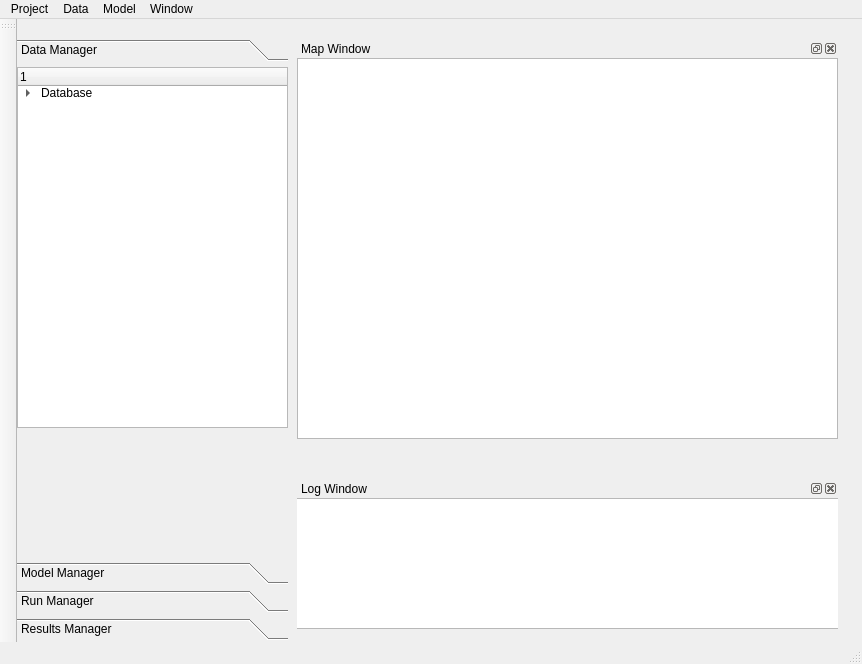
<ui version="4.0" >
 <class>MainWindow</class>
 <widget class="QMainWindow" name="MainWindow" >
  <property name="geometry" >
   <rect>
    <x>0</x>
    <y>0</y>
    <width>862</width>
    <height>664</height>
   </rect>
  </property>
  <property name="windowTitle" >
   <string>MainWindow</string>
  </property>
  <property name="autoFillBackground" >
   <bool>true</bool>
  </property>
  <widget class="QWidget" name="centralwidget" >
   <widget class="QDockWidget" name="dockWidget" >
    <property name="geometry" >
     <rect>
      <x>280</x>
      <y>460</y>
      <width>541</width>
      <height>151</height>
     </rect>
    </property>
    <property name="windowTitle" >
     <string>Log Window</string>
    </property>
    <widget class="QWidget" name="dockWidgetContents" >
     <widget class="QTextBrowser" name="textBrowser" >
      <property name="geometry" >
       <rect>
        <x>-10</x>
        <y>0</y>
        <width>561</width>
        <height>131</height>
       </rect>
      </property>
     </widget>
    </widget>
   </widget>
   <widget class="QFrame" name="frame" >
    <property name="geometry" >
     <rect>
      <x>0</x>
      <y>20</y>
      <width>271</width>
      <height>601</height>
     </rect>
    </property>
    <property name="acceptDrops" >
     <bool>true</bool>
    </property>
    <property name="autoFillBackground" >
     <bool>false</bool>
    </property>
    <property name="frameShape" >
     <enum>QFrame::StyledPanel</enum>
    </property>
    <property name="frameShadow" >
     <enum>QFrame::Raised</enum>
    </property>
    <property name="midLineWidth" >
     <number>1</number>
    </property>
    <widget class="QToolBox" name="toolBox" >
     <property name="geometry" >
      <rect>
       <x>0</x>
       <y>0</y>
       <width>271</width>
       <height>601</height>
      </rect>
     </property>
     <property name="whatsThis" >
      <string>&lt;html>&lt;head>&lt;meta name="qrichtext" content="1" />&lt;style type="text/css">
p, li { white-space: pre-wrap; }
&lt;/style>&lt;/head>&lt;body style=" font-family:'Lucida Grande'; font-size:13pt; font-weight:400; font-style:normal;">
&lt;p style=" margin-top:0px; margin-bottom:0px; margin-left:0px; margin-right:0px; -qt-block-indent:0; text-indent:0px;">&lt;span style=" font-weight:600;">Data Manager&lt;/span>&lt;/p>&lt;/body>&lt;/html></string>
     </property>
     <property name="autoFillBackground" >
      <bool>true</bool>
     </property>
     <property name="currentIndex" >
      <number>0</number>
     </property>
     <widget class="QWidget" name="page" >
      <property name="geometry" >
       <rect>
        <x>0</x>
        <y>0</y>
        <width>271</width>
        <height>477</height>
       </rect>
      </property>
      <attribute name="label" >
       <string>Data Manager</string>
      </attribute>
      <widget class="QTreeWidget" name="treeWidget_2" >
       <property name="geometry" >
        <rect>
         <x>0</x>
         <y>0</y>
         <width>271</width>
         <height>361</height>
        </rect>
       </property>
       <column>
        <property name="text" >
         <string/>
        </property>
       </column>
       <item>
        <property name="text" >
         <string>Database</string>
        </property>
        <item>
         <property name="text" >
          <string>Table</string>
         </property>
        </item>
        <item>
         <property name="text" >
          <string>Relation</string>
         </property>
        </item>
        <item>
         <property name="text" >
          <string>View</string>
         </property>
        </item>
        <item>
         <property name="text" >
          <string>Test</string>
         </property>
        </item>
       </item>
      </widget>
     </widget>
     <widget class="QWidget" name="page_2" >
      <property name="geometry" >
       <rect>
        <x>0</x>
        <y>0</y>
        <width>271</width>
        <height>477</height>
       </rect>
      </property>
      <attribute name="label" >
       <string>Model Manager</string>
      </attribute>
      <widget class="QTreeWidget" name="treeWidget_3" >
       <property name="geometry" >
        <rect>
         <x>0</x>
         <y>0</y>
         <width>256</width>
         <height>331</height>
        </rect>
       </property>
       <column>
        <property name="text" >
         <string/>
        </property>
       </column>
       <item>
        <property name="text" >
         <string>Model System</string>
        </property>
        <item>
         <property name="text" >
          <string>Model</string>
         </property>
         <item>
          <property name="text" >
           <string>Configuration</string>
          </property>
         </item>
         <item>
          <property name="text" >
           <string>Specification</string>
          </property>
         </item>
         <item>
          <property name="text" >
           <string>Coefficients</string>
          </property>
         </item>
        </item>
       </item>
      </widget>
     </widget>
     <widget class="QWidget" name="page_3" >
      <property name="geometry" >
       <rect>
        <x>0</x>
        <y>0</y>
        <width>271</width>
        <height>477</height>
       </rect>
      </property>
      <attribute name="label" >
       <string>Run Manager</string>
      </attribute>
      <widget class="QTreeWidget" name="treeWidget_4" >
       <property name="geometry" >
        <rect>
         <x>0</x>
         <y>0</y>
         <width>256</width>
         <height>331</height>
        </rect>
       </property>
       <column>
        <property name="text" >
         <string/>
        </property>
       </column>
       <item>
        <property name="text" >
         <string>Scenario Configuration</string>
        </property>
       </item>
       <item>
        <property name="text" >
         <string>Run Configuration</string>
        </property>
       </item>
      </widget>
     </widget>
     <widget class="QWidget" name="page_4" >
      <property name="geometry" >
       <rect>
        <x>0</x>
        <y>0</y>
        <width>271</width>
        <height>477</height>
       </rect>
      </property>
      <attribute name="label" >
       <string>Results Manager</string>
      </attribute>
      <widget class="QTreeWidget" name="treeWidget_5" >
       <property name="geometry" >
        <rect>
         <x>0</x>
         <y>0</y>
         <width>256</width>
         <height>291</height>
        </rect>
       </property>
       <column>
        <property name="text" >
         <string/>
        </property>
       </column>
       <item>
        <property name="text" >
         <string>Indicator Set</string>
        </property>
        <item>
         <property name="text" >
          <string>Table</string>
         </property>
        </item>
        <item>
         <property name="text" >
          <string>Chart</string>
         </property>
        </item>
        <item>
         <property name="text" >
          <string>Map</string>
         </property>
        </item>
       </item>
      </widget>
     </widget>
    </widget>
   </widget>
   <widget class="QDockWidget" name="dockWidget_2" >
    <property name="geometry" >
     <rect>
      <x>280</x>
      <y>20</y>
      <width>541</width>
      <height>401</height>
     </rect>
    </property>
    <property name="windowTitle" >
     <string>Map Window</string>
    </property>
    <widget class="QWidget" name="dockWidgetContents_2" >
     <widget class="QGraphicsView" name="graphicsView" >
      <property name="geometry" >
       <rect>
        <x>0</x>
        <y>0</y>
        <width>541</width>
        <height>381</height>
       </rect>
      </property>
     </widget>
    </widget>
   </widget>
  </widget>
  <widget class="QMenuBar" name="menubar" >
   <property name="geometry" >
    <rect>
     <x>0</x>
     <y>0</y>
     <width>862</width>
     <height>29</height>
    </rect>
   </property>
   <property name="defaultUp" >
    <bool>true</bool>
   </property>
   <widget class="QMenu" name="menuFile" >
    <property name="title" >
     <string>Project</string>
    </property>
    <addaction name="actionOpen_Project" />
    <addaction name="actionSave_Project" />
    <addaction name="actionSave_Project_As" />
    <addaction name="separator" />
    <addaction name="separator" />
    <addaction name="actionPreferences" />
   </widget>
   <widget class="QMenu" name="menuData" >
    <property name="title" >
     <string>Data</string>
    </property>
    <widget class="QMenu" name="menuQuery" >
     <property name="title" >
      <string>Query</string>
     </property>
     <addaction name="actionSelect" />
     <addaction name="actionUpdate" />
     <addaction name="separator" />
     <addaction name="actionAlter_Table" />
     <addaction name="actionCreate_Table" />
     <addaction name="actionDrop_Table" />
    </widget>
    <widget class="QMenu" name="menuPlot" >
     <property name="title" >
      <string>Plot</string>
     </property>
     <addaction name="actionHistogram" />
     <addaction name="actionScatterplot" />
     <addaction name="actionMap" />
    </widget>
    <widget class="QMenu" name="menuEdit" >
     <property name="title" >
      <string>Edit</string>
     </property>
     <addaction name="actionTable" />
     <addaction name="actionTable_Schema_2" />
     <addaction name="actionFeature" />
    </widget>
    <widget class="QMenu" name="menuBrowse" >
     <property name="title" >
      <string>Browse</string>
     </property>
     <addaction name="actionTable_2" />
     <addaction name="actionTable_Schema" />
     <addaction name="actionView" />
    </widget>
    <widget class="QMenu" name="menuValidate" >
     <property name="title" >
      <string>Validate</string>
     </property>
     <widget class="QMenu" name="menuMissing_Data" >
      <property name="title" >
       <string>Missing Data</string>
      </property>
      <addaction name="actionAnalyze" />
     </widget>
     <widget class="QMenu" name="menuOutliers" >
      <property name="title" >
       <string>Outliers</string>
      </property>
      <addaction name="actionAnalyze_2" />
      <addaction name="actionImpute" />
     </widget>
     <addaction name="menuMissing_Data" />
     <addaction name="menuOutliers" />
    </widget>
    <widget class="QMenu" name="menuGeoprocess" >
     <property name="title" >
      <string>Geoprocess</string>
     </property>
     <addaction name="actionBuffer" />
     <addaction name="actionUnion" />
     <addaction name="actionIntersect" />
     <addaction name="actionIdentity" />
     <addaction name="actionSequence" />
    </widget>
    <addaction name="menuBrowse" />
    <addaction name="menuEdit" />
    <addaction name="menuQuery" />
    <addaction name="menuPlot" />
    <addaction name="menuValidate" />
    <addaction name="menuGeoprocess" />
   </widget>
   <widget class="QMenu" name="menuGeoprocessing" >
    <property name="title" >
     <string>Window</string>
    </property>
    <addaction name="actionMap_2" />
    <addaction name="actionChart" />
    <addaction name="actionTable_3" />
    <addaction name="actionModel" />
   </widget>
   <widget class="QMenu" name="menuModel" >
    <property name="title" >
     <string>Model</string>
    </property>
    <addaction name="actionLoad" />
    <addaction name="actionNew" />
    <addaction name="actionEdit_2" />
    <addaction name="actionSave" />
    <addaction name="actionSpecify" />
    <addaction name="actionEstimate" />
    <addaction name="actionSimulate" />
    <addaction name="actionDiagnose" />
   </widget>
   <addaction name="menuFile" />
   <addaction name="menuData" />
   <addaction name="menuModel" />
   <addaction name="menuGeoprocessing" />
  </widget>
  <widget class="QStatusBar" name="statusbar" >
   <property name="autoFillBackground" >
    <bool>false</bool>
   </property>
  </widget>
  <widget class="QToolBar" name="toolBar" >
   <property name="windowTitle" >
    <string>toolBar</string>
   </property>
   <attribute name="toolBarArea" >
    <enum>LeftToolBarArea</enum>
   </attribute>
   <attribute name="toolBarBreak" >
    <bool>false</bool>
   </attribute>
  </widget>
  <action name="actionOpen_Project" >
   <property name="text" >
    <string>Open</string>
   </property>
  </action>
  <action name="actionSave_Project" >
   <property name="text" >
    <string>Save</string>
   </property>
  </action>
  <action name="actionSave_Project_As" >
   <property name="text" >
    <string>Save As</string>
   </property>
  </action>
  <action name="actionPreferences" >
   <property name="text" >
    <string>Preferences</string>
   </property>
  </action>
  <action name="actionSelect" >
   <property name="text" >
    <string>Select</string>
   </property>
  </action>
  <action name="actionUpdate" >
   <property name="text" >
    <string>Update</string>
   </property>
  </action>
  <action name="actionAlter_Table" >
   <property name="text" >
    <string>Alter Table</string>
   </property>
  </action>
  <action name="actionCreate_Table" >
   <property name="text" >
    <string>Create Table</string>
   </property>
  </action>
  <action name="actionDrop_Table" >
   <property name="text" >
    <string>Drop Table</string>
   </property>
  </action>
  <action name="actionHistogram" >
   <property name="text" >
    <string>Histogram</string>
   </property>
  </action>
  <action name="actionScatterplot" >
   <property name="text" >
    <string>Scatterplot</string>
   </property>
  </action>
  <action name="actionMap" >
   <property name="text" >
    <string>Map</string>
   </property>
  </action>
  <action name="actionTable" >
   <property name="text" >
    <string>Table Data</string>
   </property>
  </action>
  <action name="actionFeature" >
   <property name="text" >
    <string>Feature</string>
   </property>
  </action>
  <action name="actionTable_2" >
   <property name="text" >
    <string>Table Data</string>
   </property>
  </action>
  <action name="actionView" >
   <property name="text" >
    <string>View</string>
   </property>
  </action>
  <action name="actionSummary" >
   <property name="text" >
    <string>Summary</string>
   </property>
  </action>
  <action name="actionAnalyze" >
   <property name="text" >
    <string>Analyze</string>
   </property>
  </action>
  <action name="actionAnalyze_2" >
   <property name="text" >
    <string>Analyze</string>
   </property>
  </action>
  <action name="actionImpute" >
   <property name="text" >
    <string>Impute</string>
   </property>
  </action>
  <action name="actionMap_2" >
   <property name="text" >
    <string>Map</string>
   </property>
  </action>
  <action name="actionChart" >
   <property name="text" >
    <string>Chart</string>
   </property>
  </action>
  <action name="actionTable_3" >
   <property name="text" >
    <string>Table</string>
   </property>
  </action>
  <action name="actionModel" >
   <property name="text" >
    <string>Model</string>
   </property>
  </action>
  <action name="actionScenario" >
   <property name="text" >
    <string>Scenario</string>
   </property>
  </action>
  <action name="actionTable_Schema" >
   <property name="text" >
    <string>Table Schema</string>
   </property>
  </action>
  <action name="actionTable_Schema_2" >
   <property name="text" >
    <string>Table Schema</string>
   </property>
  </action>
  <action name="actionBuffer" >
   <property name="text" >
    <string>Buffer</string>
   </property>
  </action>
  <action name="actionUnion" >
   <property name="text" >
    <string>Union</string>
   </property>
  </action>
  <action name="actionIntersect" >
   <property name="text" >
    <string>Intersect</string>
   </property>
  </action>
  <action name="actionIdentity" >
   <property name="text" >
    <string>Identity</string>
   </property>
  </action>
  <action name="actionLoad" >
   <property name="text" >
    <string>Load Existing</string>
   </property>
  </action>
  <action name="actionNew" >
   <property name="text" >
    <string>New Model</string>
   </property>
  </action>
  <action name="actionEdit_2" >
   <property name="text" >
    <string>Edit Model</string>
   </property>
  </action>
  <action name="actionSave" >
   <property name="text" >
    <string>Save</string>
   </property>
  </action>
  <action name="actionSpecify" >
   <property name="text" >
    <string>Specify</string>
   </property>
  </action>
  <action name="actionEstimate" >
   <property name="text" >
    <string>Estimate</string>
   </property>
  </action>
  <action name="actionSimulate" >
   <property name="text" >
    <string>Simulate</string>
   </property>
  </action>
  <action name="actionDiagnose" >
   <property name="text" >
    <string>Diagnose</string>
   </property>
  </action>
  <action name="actionSequence" >
   <property name="text" >
    <string>Sequence</string>
   </property>
  </action>
 </widget>
 <resources/>
 <connections/>
</ui>
